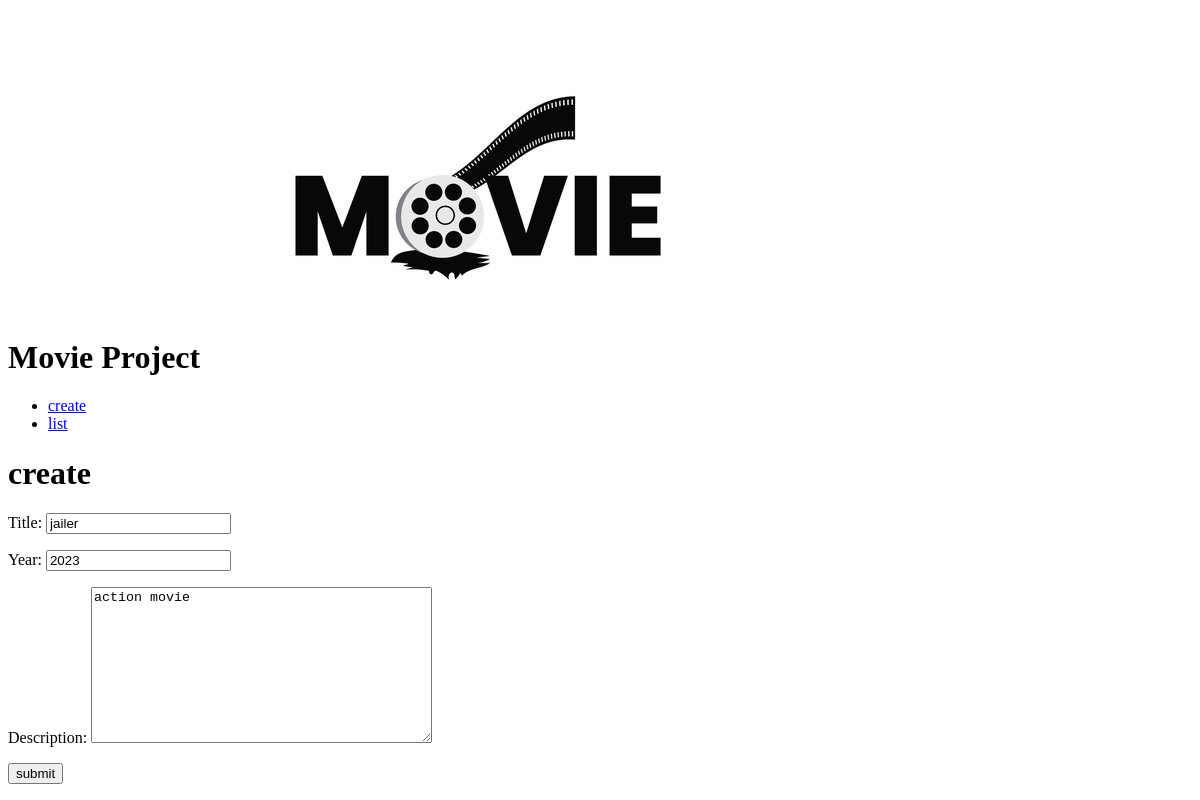
Page /edit/4 on the earlier database version.
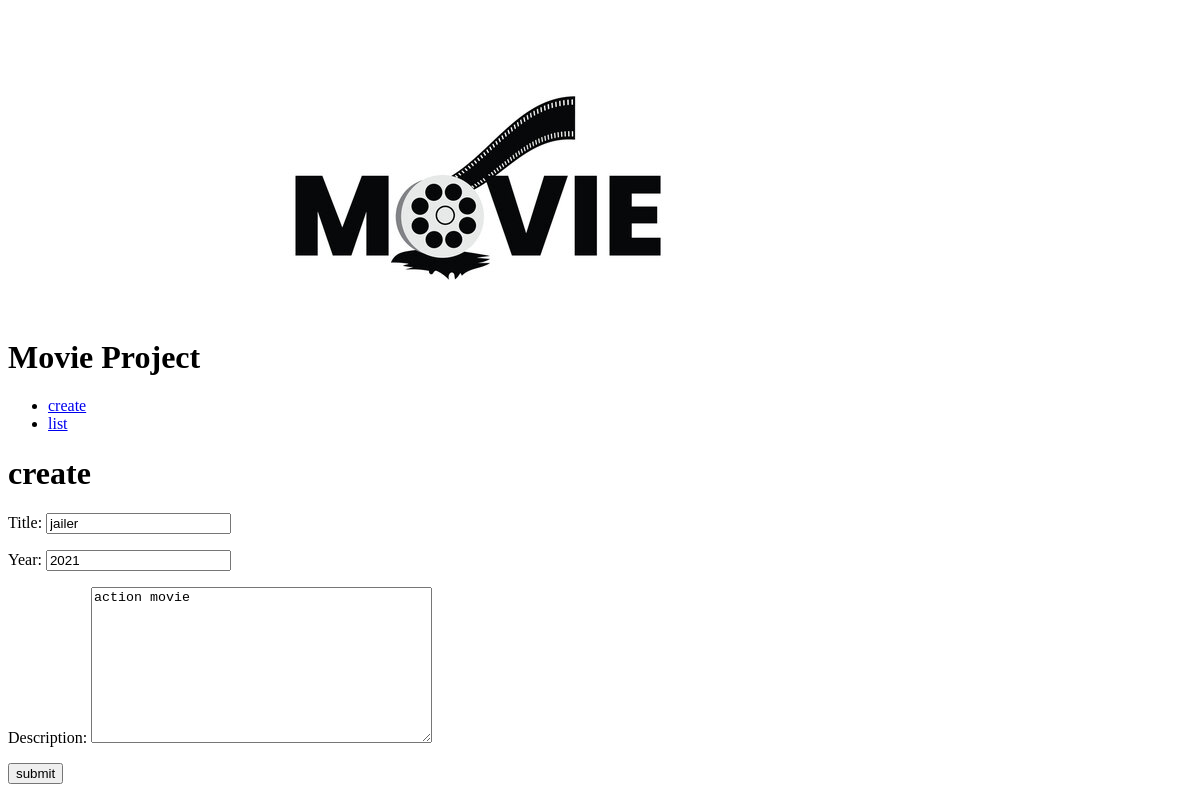
Same page on the later database version.
### movie/models.py (models this page shows)
class MovieInfo(models.Model):
    title = models.CharField(max_length=250)
    year = models.IntegerField(null=True)
    description = models.TextField()

### movie/views.py (the view)
# urls.py: path('edit/<pk>', views.edit,name='edit'),
def edit(request,pk):
    instance_to_be_edited = MovieInfo.objects.get(pk=pk)
    if request.POST:
        frm = MovieForm(request.POST,instance=instance_to_be_edited)
        if frm.is_valid():
            instance_to_be_edited.save()
    else:
        frm = MovieForm(instance = instance_to_be_edited)
    return render(request,'create.html',{'frm':frm})

### movie/forms.py
class MovieForm(ModelForm):
    class Meta:
        model = MovieInfo
        fields = '__all__'

### templates/create.html (shortened to what this page needs)
{% extends 'blank_layout.html' %}
{% block content %}
<h1>create</h1>
<form method="post" enctype="multipart/form-data">
    {{ frm.as_p }}
<button type="submit">submit</button>
</form>
{% endblock %}

Differences in the rows shown:
changed MovieInfo "jailer": year "2023" → "2021"
